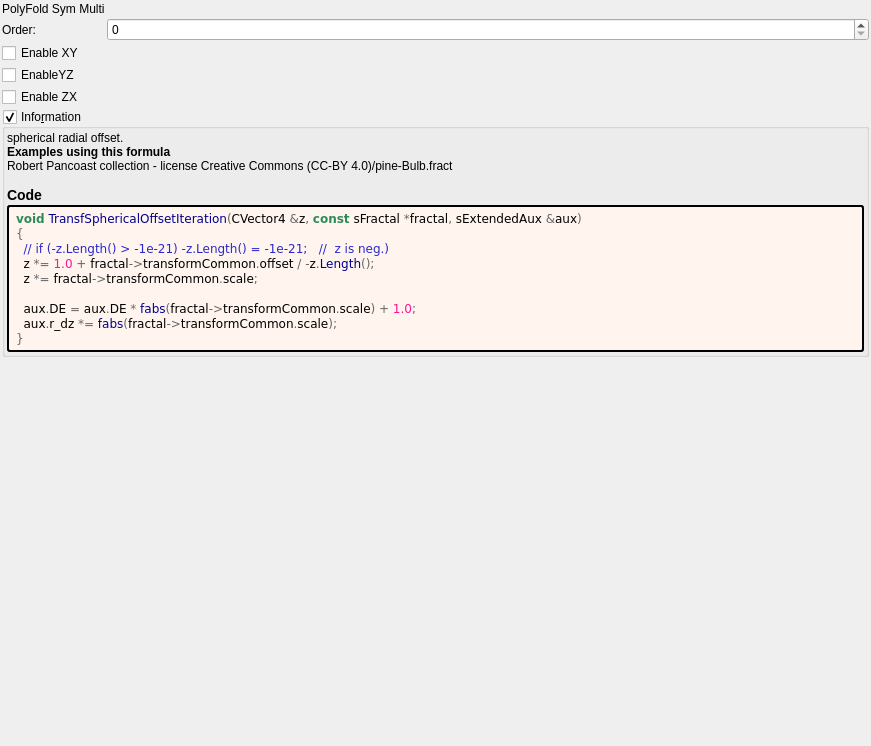
<?xml version="1.0" encoding="UTF-8"?>
<ui version="4.0">
 <class>Form</class>
 <widget class="QWidget" name="Form">
  <property name="geometry">
   <rect>
    <x>0</x>
    <y>0</y>
    <width>871</width>
    <height>746</height>
   </rect>
  </property>
  <property name="windowTitle">
   <string notr="true">transf_spherical_offset</string>
  </property>
  <layout class="QVBoxLayout" name="verticalLayout">
   <property name="spacing">
    <number>2</number>
   </property>
   <property name="leftMargin">
    <number>2</number>
   </property>
   <property name="topMargin">
    <number>2</number>
   </property>
   <property name="rightMargin">
    <number>2</number>
   </property>
   <property name="bottomMargin">
    <number>2</number>
   </property>
   <item>
    <layout class="QGridLayout" name="gridLayout" columnstretch="0,1">
     <property name="spacing">
      <number>2</number>
     </property>
     <item row="0" column="0">
      <widget class="QLabel" name="label_142">
       <property name="text">
        <string>PolyFold Sym Multi</string>
       </property>
      </widget>
     </item>
     <item row="1" column="0">
      <widget class="QLabel" name="label_144">
       <property name="text">
        <string>Order:</string>
       </property>
      </widget>
     </item>
     <item row="1" column="1">
      <widget class="MySpinBox" name="spinboxInt_transf_int_1">
       <property name="sizePolicy">
        <sizepolicy hsizetype="Minimum" vsizetype="Maximum">
         <horstretch>0</horstretch>
         <verstretch>0</verstretch>
        </sizepolicy>
       </property>
       <property name="maximum">
        <number>999</number>
       </property>
      </widget>
     </item>
    </layout>
   </item>
   <item>
    <widget class="QCheckBox" name="checkBox_transf_function_enabledCx">
     <property name="font">
      <font>
       <weight>50</weight>
       <bold>false</bold>
      </font>
     </property>
     <property name="text">
      <string>Enable XY</string>
     </property>
    </widget>
   </item>
   <item>
    <widget class="QCheckBox" name="checkBox_transf_function_enabledCy_false">
     <property name="font">
      <font>
       <weight>50</weight>
       <bold>false</bold>
      </font>
     </property>
     <property name="text">
      <string>EnableYZ</string>
     </property>
    </widget>
   </item>
   <item>
    <widget class="QCheckBox" name="checkBox_transf_function_enabledCz_false">
     <property name="font">
      <font>
       <weight>50</weight>
       <bold>false</bold>
      </font>
     </property>
     <property name="text">
      <string>Enable ZX</string>
     </property>
    </widget>
   </item>
   <item>
    <widget class="MyGroupBox" name="groupCheck_info">
     <property name="title">
      <string>Info&amp;rmation</string>
     </property>
     <property name="flat">
      <bool>false</bool>
     </property>
     <property name="checkable">
      <bool>true</bool>
     </property>
     <layout class="QVBoxLayout" name="verticalLayout_2">
      <property name="spacing">
       <number>2</number>
      </property>
      <property name="leftMargin">
       <number>2</number>
      </property>
      <property name="topMargin">
       <number>2</number>
      </property>
      <property name="rightMargin">
       <number>2</number>
      </property>
      <property name="bottomMargin">
       <number>2</number>
      </property>
      <item>
       <widget class="QLabel" name="label_information_general">
        <property name="text">
         <string notr="true">&lt;p&gt;spherical radial offset.&lt;/p&gt;&lt;table&gt;
&lt;/table&gt;
&lt;br&gt;&lt;b&gt;Examples using this formula&lt;/b&gt;&lt;br&gt;Robert Pancoast collection - license Creative Commons (CC-BY 4.0)/pine-Bulb.fract&lt;h3&gt;Code&lt;/h3&gt;</string>
        </property>
        <property name="wordWrap">
         <bool>true</bool>
        </property>
        <property name="openExternalLinks">
         <bool>true</bool>
        </property>
        <property name="textInteractionFlags">
         <set>Qt::LinksAccessibleByMouse|Qt::TextSelectableByMouse</set>
        </property>
       </widget>
      </item>
      <item>
       <widget class="QLabel" name="label_code_content">
        <property name="styleSheet">
         <string notr="true">border-style: outset; border-width: 2px; border-radius: 3px; border-color: black; background-color: #fff5ee; padding: 4px;</string>
        </property>
        <property name="text">
         <string notr="true">&lt;body style=&quot;background-color:#fff5ee&quot;&gt;
&lt;pre style=&quot;color:#000000; background-color:#fff5ee;  font-family:'Courier New',monospace;&quot;&gt;&lt;span style=&quot;color:#2e8b57; font-weight:bold&quot;&gt;void&lt;/span&gt; &lt;span style=&quot;color:#00008f&quot;&gt;TransfSphericalOffsetIteration&lt;/span&gt;&lt;span style=&quot;color:#676767&quot;&gt;(&lt;/span&gt;CVector4 &lt;span style=&quot;color:#676767&quot;&gt;&amp;amp;&lt;/span&gt;z&lt;span style=&quot;color:#676767&quot;&gt;,&lt;/span&gt; &lt;span style=&quot;color:#2e8b57; font-weight:bold&quot;&gt;const&lt;/span&gt; sFractal &lt;span style=&quot;color:#676767&quot;&gt;*&lt;/span&gt;fractal&lt;span style=&quot;color:#676767&quot;&gt;,&lt;/span&gt; sExtendedAux &lt;span style=&quot;color:#676767&quot;&gt;&amp;amp;&lt;/span&gt;aux&lt;span style=&quot;color:#676767&quot;&gt;)&lt;/span&gt;
&lt;span style=&quot;color:#676767&quot;&gt;{&lt;/span&gt;
  &lt;span style=&quot;color:#2929cc&quot;&gt;// if (-z.Length() &amp;gt; -1e-21) -z.Length() = -1e-21;   //  z is neg.)&lt;/span&gt;
  z &lt;span style=&quot;color:#676767&quot;&gt;*=&lt;/span&gt; &lt;span style=&quot;color:#ff1493&quot;&gt;1.0&lt;/span&gt; &lt;span style=&quot;color:#676767&quot;&gt;+&lt;/span&gt; fractal&lt;span style=&quot;color:#676767&quot;&gt;-&amp;gt;&lt;/span&gt;transformCommon&lt;span style=&quot;color:#676767&quot;&gt;.&lt;/span&gt;offset &lt;span style=&quot;color:#676767&quot;&gt;/ -&lt;/span&gt;z&lt;span style=&quot;color:#676767&quot;&gt;.&lt;/span&gt;&lt;span style=&quot;color:#00008f&quot;&gt;Length&lt;/span&gt;&lt;span style=&quot;color:#676767&quot;&gt;();&lt;/span&gt;
  z &lt;span style=&quot;color:#676767&quot;&gt;*=&lt;/span&gt; fractal&lt;span style=&quot;color:#676767&quot;&gt;-&amp;gt;&lt;/span&gt;transformCommon&lt;span style=&quot;color:#676767&quot;&gt;.&lt;/span&gt;scale&lt;span style=&quot;color:#676767&quot;&gt;;&lt;/span&gt;

  aux&lt;span style=&quot;color:#676767&quot;&gt;.&lt;/span&gt;DE &lt;span style=&quot;color:#676767&quot;&gt;=&lt;/span&gt; aux&lt;span style=&quot;color:#676767&quot;&gt;.&lt;/span&gt;DE &lt;span style=&quot;color:#676767&quot;&gt;*&lt;/span&gt; &lt;span style=&quot;color:#00008f&quot;&gt;fabs&lt;/span&gt;&lt;span style=&quot;color:#676767&quot;&gt;(&lt;/span&gt;fractal&lt;span style=&quot;color:#676767&quot;&gt;-&amp;gt;&lt;/span&gt;transformCommon&lt;span style=&quot;color:#676767&quot;&gt;.&lt;/span&gt;scale&lt;span style=&quot;color:#676767&quot;&gt;) +&lt;/span&gt; &lt;span style=&quot;color:#ff1493&quot;&gt;1.0&lt;/span&gt;&lt;span style=&quot;color:#676767&quot;&gt;;&lt;/span&gt;
  aux&lt;span style=&quot;color:#676767&quot;&gt;.&lt;/span&gt;r_dz &lt;span style=&quot;color:#676767&quot;&gt;*=&lt;/span&gt; &lt;span style=&quot;color:#00008f&quot;&gt;fabs&lt;/span&gt;&lt;span style=&quot;color:#676767&quot;&gt;(&lt;/span&gt;fractal&lt;span style=&quot;color:#676767&quot;&gt;-&amp;gt;&lt;/span&gt;transformCommon&lt;span style=&quot;color:#676767&quot;&gt;.&lt;/span&gt;scale&lt;span style=&quot;color:#676767&quot;&gt;);&lt;/span&gt;
&lt;span style=&quot;color:#676767&quot;&gt;}&lt;/span&gt;
&lt;/pre&gt;
&lt;/body&gt;</string>
        </property>
        <property name="wordWrap">
         <bool>true</bool>
        </property>
        <property name="openExternalLinks">
         <bool>true</bool>
        </property>
        <property name="textInteractionFlags">
         <set>Qt::LinksAccessibleByMouse|Qt::TextSelectableByMouse</set>
        </property>
       </widget>
      </item>
     </layout>
    </widget>
   </item>
   <item>
    <spacer name="verticalSpacer">
     <property name="orientation">
      <enum>Qt::Vertical</enum>
     </property>
     <property name="sizeHint" stdset="0">
      <size>
       <width>20</width>
       <height>40</height>
      </size>
     </property>
    </spacer>
   </item>
  </layout>
 </widget>
 <customwidgets>
  <customwidget>
   <class>MyGroupBox</class>
   <extends>QGroupBox</extends>
   <header>my_group_box.h</header>
   <container>1</container>
  </customwidget>
  <customwidget>
   <class>MySpinBox</class>
   <extends>QSpinBox</extends>
   <header>my_spin_box.h</header>
  </customwidget>
 </customwidgets>
 <tabstops>
  <tabstop>groupCheck_info</tabstop>
 </tabstops>
 <resources/>
 <connections/>
</ui>
